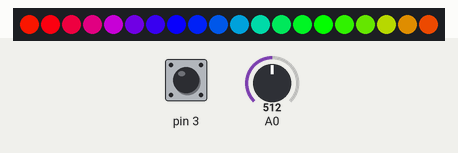
Recording of a sketch running on a simulated Arduino Uno, built with avr-gcc and run on an emulated ATmega328P. Shown: 20 RGB LEDs in strip order, left to right. The test bench sets the inputs (shaded band); at power-on: pin 3 HIGH, A0 = 512.

Above: at 1.2 s.
1.3 s: pin 3 pulled LOW for 0.15 s
At 2.3 s:
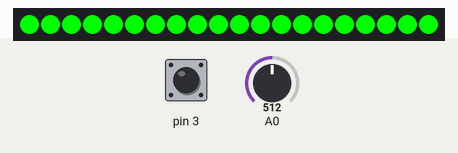
2.9 s: A0 set to 716
4.5 s: pin 3 pulled LOW for 1 s
At 5.95 s:
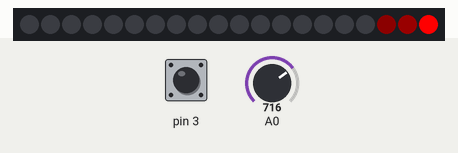
6.1 s: pin 3 pulled LOW for 0.15 s
At 7.1 s:
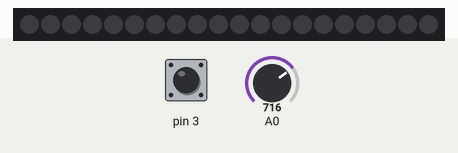
7.7 s: pin 3 pulled LOW for 3.2 s
At 9.15 s:
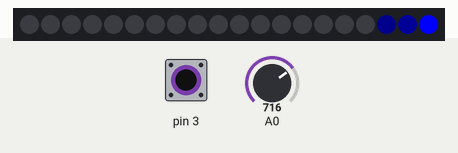

The sketch:

Vikings_Cart.ino
```cpp
 #include "Adafruit_WS2801.h"
#include "SPI.h"

//Green wire to 11 and blue wire to 13 for LED SPI
Adafruit_WS2801 strip = Adafruit_WS2801(20);
int mode = 0;
int interrupt = 0;
const int sampleWindow = 50;
unsigned int sample;
unsigned int leds = strip.numPixels();
int ledArray[20];

void setup() {
  strip.begin();
  strip.show();
  attachInterrupt(1, modeShift, FALLING);
  pinMode(3, INPUT_PULLUP);
}

void modeShift() {
  noInterrupts();
  static unsigned long lastInterruptTime = 0;
  unsigned long interruptTime = millis();
  if(interruptTime - lastInterruptTime > 300) {
    if(mode <5) {
      mode++;
    }else{
      mode = 0;
    }
    interrupt = 1;
  }
  lastInterruptTime = interruptTime;
  interrupts();
}

void loop() {
  while (interrupt == 0) {
    if(mode == 2){
      cylon(255, 0, 0, 70);
    } else if(mode == 4) {
      cylon(0, 0, 255, 70);
    } else if(mode == 0) {
      int i, j;
      for (j=0; j < 256 * 5; j++) {
        if (interrupt != 0) {
          break;
        }
        for (i=0; i < strip.numPixels(); i++) {
          if (interrupt != 0) {
            break;
          }
          strip.setPixelColor(i, Wheel( ((i * 256 / strip.numPixels()) + j) % 256) );
        }
        strip.show();
        delay(10);
      }
    } else if(mode == 1){
      unsigned long startMillis= millis();
      unsigned int peakToPeak = 0;
      unsigned int signalMax = 0;
      unsigned int signalMin = 1024;
      while (millis() - startMillis < sampleWindow) {
        sample = analogRead(0);
        if (sample < 1024) {
          if (sample > signalMax) {
            signalMax = sample;
          } else if (sample < signalMin){
            signalMin = sample;
          }
        }
      }
      peakToPeak = signalMax - signalMin;
      peakToPeak = map(peakToPeak, 0, 492, 0, 256);
      for(int i=leds-1; i > 0; i--){
        ledArray[i] = ledArray[i-1];
      }
      ledArray[0] = peakToPeak;
      for(int i=0; i<leds; i++){
        strip.setPixelColor(i,Wheel(ledArray[i]));
      }
      strip.show();
    } else if(mode == 3){
      unsigned long startMillis= millis();
      unsigned int peakToPeak = 0;
      unsigned int signalMax = 0;
      unsigned int signalMin = 1024;
      while (millis() - startMillis < sampleWindow) {
        sample = analogRead(0);
        if (sample < 1024) {
          if (sample > signalMax) {
            signalMax = sample;
          } else if (sample < signalMin){
            signalMin = sample;
          }
        }
      }
      peakToPeak = signalMax - signalMin;
      peakToPeak = map(peakToPeak, 0, 492, 0, 256);
      for(int i=leds-1; i > 0; i--){
        ledArray[i] = ledArray[i-1];
      }
      ledArray[0] = peakToPeak;
      for(int i=0; i<leds; i++){
        strip.setPixelColor(i,Color(map(10^ledArray[i],10^0,10^256,0,256),0,0));
      }
      strip.show();
    } else if(mode == 5){
      unsigned long startMillis= millis();
      unsigned int peakToPeak = 0;
      unsigned int signalMax = 0;
      unsigned int signalMin = 1024;
      while (millis() - startMillis < sampleWindow) {
        sample = analogRead(0);
        if (sample < 1024) {
          if (sample > signalMax) {
            signalMax = sample;
          } else if (sample < signalMin){
            signalMin = sample;
          }
        }
      }
      peakToPeak = signalMax - signalMin;
      peakToPeak = map(peakToPeak, 0, 492, 0, 256);
      for(int i=leds-1; i > 0; i--){
        ledArray[i] = ledArray[i-1];
      }
      ledArray[0] = peakToPeak;
      for(int i=0; i<leds; i++){
        strip.setPixelColor(i,Color(0,0,map(10^ledArray[i],10^0,10^256,0,256)));
      }
      strip.show();
    }
  }
  interrupt = 0;
}

void cylon(int r, int g, int b, uint8_t wait) {
  int i;
  for (i=0; i < strip.numPixels(); i++) {
      if (interrupt != 0) {
        break;
      }
      strip.setPixelColor(i, Color(r, g, b));
      strip.setPixelColor(i-1, Color(r/10, g/10, b/10));
      strip.setPixelColor(i-2, Color(r/20, g/20, b/20));
      strip.setPixelColor(i-3, 0);
      strip.show();
      delay(wait);
  }
  for (i=strip.numPixels()-1; i > 0; i--) {
      if (interrupt != 0) {
        break;
      }
      strip.setPixelColor(i, Color(r, g, b));
      strip.setPixelColor(i+1, Color(r/10, g/10, b/10));
      strip.setPixelColor(i+2, Color(r/20, g/20, b/20));
      strip.setPixelColor(i+3, 0);
      strip.show();
      delay(wait);
  }
}

uint32_t Color(byte r, byte g, byte b)
{
  uint32_t c;
  c = r;
  c <<= 8;
  c |= g;
  c <<= 8;
  c |= b;
  return c;
}

uint32_t Wheel(byte WheelPos)
{
  if (WheelPos < 85) {
   return Color(WheelPos * 3, 255 - WheelPos * 3, 0);
  } else if (WheelPos < 170) {
   WheelPos -= 85;
   return Color(255 - WheelPos * 3, 0, WheelPos * 3);
  } else {
   WheelPos -= 170;
   return Color(0, WheelPos * 3, 255 - WheelPos * 3);
  }
}
```

Measured:
- after the input at 1.3 s, the LEDs: change after 0.06 s (image 1)
- after the input at 4.5 s, the LEDs: first change at once (image 2 shows a later state)
- after the input at 6.1 s, the LEDs: change after 0.12 s (image 3)
- after the input at 7.7 s, the LEDs: first change at once (image 4 shows a later state)
